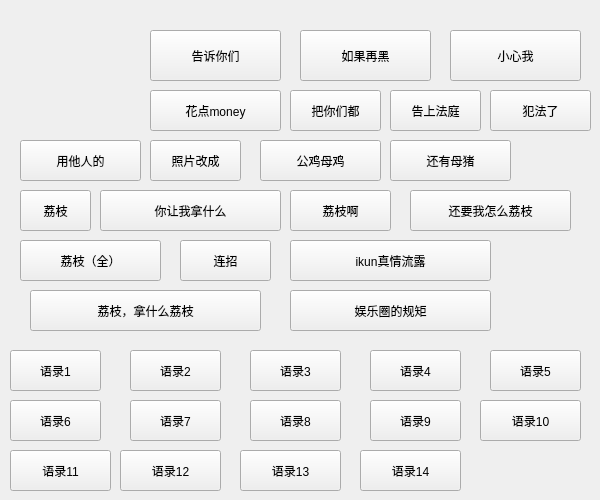
    <widget class="QWidget" name="Page3">
     <attribute name="title">
      <string>ikun语录</string>
     </attribute>
     <widget class="QPushButton" name="pushButton_p3_1">
      <property name="geometry">
       <rect>
        <x>150</x>
        <y>30</y>
        <width>131</width>
        <height>51</height>
       </rect>
      </property>
      <property name="styleSheet">
       <string notr="true">font: 16pt &quot;HYWenHei-85W&quot;;</string>
      </property>
      <property name="text">
       <string>告诉你们</string>
      </property>
     </widget>
     <widget class="QPushButton" name="pushButton_p3_2">
      <property name="geometry">
       <rect>
        <x>300</x>
        <y>30</y>
        <width>131</width>
        <height>51</height>
       </rect>
      </property>
      <property name="styleSheet">
       <string notr="true">font: 16pt &quot;HYWenHei-85W&quot;;</string>
      </property>
      <property name="text">
       <string>如果再黑</string>
      </property>
     </widget>
     <widget class="QPushButton" name="pushButton_p3_3">
      <property name="geometry">
       <rect>
        <x>450</x>
        <y>30</y>
        <width>131</width>
        <height>51</height>
       </rect>
      </property>
      <property name="styleSheet">
       <string notr="true">font: 16pt &quot;HYWenHei-85W&quot;;</string>
      </property>
      <property name="text">
       <string>小心我</string>
      </property>
     </widget>
     <widget class="QPushButton" name="pushButton_p3_4">
      <property name="geometry">
       <rect>
        <x>150</x>
        <y>90</y>
        <width>131</width>
        <height>41</height>
       </rect>
      </property>
      <property name="styleSheet">
       <string notr="true">font: 12pt &quot;HYWenHei-85W&quot;;</string>
      </property>
      <property name="text">
       <string>花点money</string>
      </property>
     </widget>
     <widget class="QPushButton" name="pushButton_p3_5">
      <property name="geometry">
       <rect>
        <x>290</x>
        <y>90</y>
        <width>91</width>
        <height>41</height>
       </rect>
      </property>
      <property name="styleSheet">
       <string notr="true">font: 12pt &quot;HYWenHei-85W&quot;;</string>
      </property>
      <property name="text">
       <string>把你们都</string>
      </property>
     </widget>
     <widget class="QPushButton" name="pushButton_p3_6">
      <property name="geometry">
       <rect>
        <x>390</x>
        <y>90</y>
        <width>91</width>
        <height>41</height>
       </rect>
      </property>
      <property name="styleSheet">
       <string notr="true">font: 12pt &quot;HYWenHei-85W&quot;;</string>
      </property>
      <property name="text">
       <string>告上法庭</string>
      </property>
     </widget>
     <widget class="QPushButton" name="pushButton_p3_7">
      <property name="geometry">
       <rect>
        <x>490</x>
        <y>90</y>
        <width>101</width>
        <height>41</height>
       </rect>
      </property>
      <property name="styleSheet">
       <string notr="true">font: 16pt &quot;HYWenHei-85W&quot;;</string>
      </property>
      <property name="text">
       <string>犯法了</string>
      </property>
     </widget>
     <widget class="QPushButton" name="pushButton_p3_8">
      <property name="geometry">
       <rect>
        <x>20</x>
        <y>140</y>
        <width>121</width>
        <height>41</height>
       </rect>
      </property>
      <property name="styleSheet">
       <string notr="true">font: 16pt &quot;HYWenHei-85W&quot;;</string>
      </property>
      <property name="text">
       <string>用他人的</string>
      </property>
     </widget>
     <widget class="QPushButton" name="pushButton_p3_9">
      <property name="geometry">
       <rect>
        <x>150</x>
        <y>140</y>
        <width>91</width>
        <height>41</height>
       </rect>
      </property>
      <property name="styleSheet">
       <string notr="true">font: 12pt &quot;HYWenHei-85W&quot;;</string>
      </property>
      <property name="text">
       <string>照片改成</string>
      </property>
     </widget>
     <widget class="QPushButton" name="pushButton_p3_10">
      <property name="geometry">
       <rect>
        <x>260</x>
        <y>140</y>
        <width>121</width>
        <height>41</height>
       </rect>
      </property>
      <property name="styleSheet">
       <string notr="true">font: 16pt &quot;HYWenHei-85W&quot;;</string>
      </property>
      <property name="text">
       <string>公鸡母鸡</string>
      </property>
     </widget>
     <widget class="QPushButton" name="pushButton_p3_11">
      <property name="geometry">
       <rect>
        <x>390</x>
        <y>140</y>
        <width>121</width>
        <height>41</height>
       </rect>
      </property>
      <property name="styleSheet">
       <string notr="true">font: 16pt &quot;HYWenHei-85W&quot;;</string>
      </property>
      <property name="text">
       <string>还有母猪</string>
      </property>
     </widget>
     <widget class="QPushButton" name="pushButton_p3_12">
      <property name="geometry">
       <rect>
        <x>20</x>
        <y>190</y>
        <width>71</width>
        <height>41</height>
       </rect>
      </property>
      <property name="styleSheet">
       <string notr="true">font: 16pt &quot;HYWenHei-85W&quot;;</string>
      </property>
      <property name="text">
       <string>荔枝</string>
      </property>
     </widget>
     <widget class="QPushButton" name="pushButton_p3_13">
      <property name="geometry">
       <rect>
        <x>100</x>
        <y>190</y>
        <width>181</width>
        <height>41</height>
       </rect>
      </property>
      <property name="styleSheet">
       <string notr="true">font: 16pt &quot;HYWenHei-85W&quot;;</string>
      </property>
      <property name="text">
       <string>你让我拿什么</string>
      </property>
     </widget>
     <widget class="QPushButton" name="pushButton_p3_14">
      <property name="geometry">
       <rect>
        <x>410</x>
        <y>190</y>
        <width>161</width>
        <height>41</height>
       </rect>
      </property>
      <property name="styleSheet">
       <string notr="true">font: 12pt &quot;HYWenHei-85W&quot;;</string>
      </property>
      <property name="text">
       <string>还要我怎么荔枝</string>
      </property>
     </widget>
     <widget class="QPushButton" name="pushButton_p3_15">
      <property name="geometry">
       <rect>
        <x>290</x>
        <y>190</y>
        <width>101</width>
        <height>41</height>
       </rect>
      </property>
      <property name="styleSheet">
       <string notr="true">font: 16pt &quot;HYWenHei-85W&quot;;</string>
      </property>
      <property name="text">
       <string>荔枝啊</string>
      </property>
     </widget>
     <widget class="QPushButton" name="pushButton_p3_16">
      <property name="geometry">
       <rect>
        <x>20</x>
        <y>240</y>
        <width>141</width>
        <height>41</height>
       </rect>
      </property>
      <property name="styleSheet">
       <string notr="true">font: 16pt &quot;HYWenHei-85W&quot;;</string>
      </property>
      <property name="text">
       <string>荔枝（全）</string>
      </property>
     </widget>
     <widget class="QPushButton" name="pushButton_p3_17">
      <property name="geometry">
       <rect>
        <x>180</x>
        <y>240</y>
        <width>91</width>
        <height>41</height>
       </rect>
      </property>
      <property name="styleSheet">
       <string notr="true">font: 20pt &quot;HYWenHei-85W&quot;;</string>
      </property>
      <property name="text">
       <string>连招</string>
      </property>
     </widget>
     <widget class="QPushButton" name="pushButton_p3_18">
      <property name="geometry">
       <rect>
        <x>290</x>
        <y>240</y>
        <width>201</width>
        <height>41</height>
       </rect>
      </property>
      <property name="styleSheet">
       <string notr="true">font: 16pt &quot;HYWenHei-85W&quot;;</string>
      </property>
      <property name="text">
       <string>ikun真情流露</string>
      </property>
     </widget>
     <widget class="QPushButton" name="pushButton_p3_19">
      <property name="geometry">
       <rect>
        <x>10</x>
        <y>350</y>
        <width>91</width>
        <height>41</height>
       </rect>
      </property>
      <property name="styleSheet">
       <string notr="true">font: 16pt &quot;HYWenHei-85W&quot;;</string>
      </property>
      <property name="text">
       <string>语录1</string>
      </property>
     </widget>
     <widget class="QPushButton" name="pushButton_p3_20">
      <property name="geometry">
       <rect>
        <x>130</x>
        <y>350</y>
        <width>91</width>
        <height>41</height>
       </rect>
      </property>
      <property name="styleSheet">
       <string notr="true">font: 16pt &quot;HYWenHei-85W&quot;;</string>
      </property>
      <property name="text">
       <string>语录2</string>
      </property>
     </widget>
     <widget class="QPushButton" name="pushButton_p3_21">
      <property name="geometry">
       <rect>
        <x>250</x>
        <y>350</y>
        <width>91</width>
        <height>41</height>
       </rect>
      </property>
      <property name="styleSheet">
       <string notr="true">font: 16pt &quot;HYWenHei-85W&quot;;</string>
      </property>
      <property name="text">
       <string>语录3</string>
      </property>
     </widget>
     <widget class="QPushButton" name="pushButton_p3_22">
      <property name="geometry">
       <rect>
        <x>370</x>
        <y>350</y>
        <width>91</width>
        <height>41</height>
       </rect>
      </property>
      <property name="styleSheet">
       <string notr="true">font: 16pt &quot;HYWenHei-85W&quot;;</string>
      </property>
      <property name="text">
       <string>语录4</string>
      </property>
     </widget>
     <widget class="QPushButton" name="pushButton_p3_23">
      <property name="geometry">
       <rect>
        <x>490</x>
        <y>350</y>
        <width>91</width>
        <height>41</height>
       </rect>
      </property>
      <property name="styleSheet">
       <string notr="true">font: 16pt &quot;HYWenHei-85W&quot;;</string>
      </property>
      <property name="text">
       <string>语录5</string>
      </property>
     </widget>
     <widget class="QPushButton" name="pushButton_p3_24">
      <property name="geometry">
       <rect>
        <x>10</x>
        <y>400</y>
        <width>91</width>
        <height>41</height>
       </rect>
      </property>
      <property name="styleSheet">
       <string notr="true">font: 16pt &quot;HYWenHei-85W&quot;;</string>
      </property>
      <property name="text">
       <string>语录6</string>
      </property>
     </widget>
     <widget class="QPushButton" name="pushButton_p3_25">
      <property name="geometry">
       <rect>
        <x>480</x>
        <y>400</y>
        <width>101</width>
        <height>41</height>
       </rect>
      </property>
      <property name="styleSheet">
       <string notr="true">font: 16pt &quot;HYWenHei-85W&quot;;</string>
      </property>
      <property name="text">
       <string>语录10</string>
      </property>
     </widget>
     <widget class="QPushButton" name="pushButton_p3_26">
      <property name="geometry">
       <rect>
        <x>130</x>
        <y>400</y>
        <width>91</width>
        <height>41</height>
       </rect>
      </property>
      <property name="styleSheet">
       <string notr="true">font: 16pt &quot;HYWenHei-85W&quot;;</string>
      </property>
      <property name="text">
       <string>语录7</string>
      </property>
     </widget>
     <widget class="QPushButton" name="pushButton_p3_27">
      <property name="geometry">
       <rect>
        <x>250</x>
        <y>400</y>
        <width>91</width>
        <height>41</height>
       </rect>
      </property>
      <property name="styleSheet">
       <string notr="true">font: 16pt &quot;HYWenHei-85W&quot;;</string>
      </property>
      <property name="text">
       <string>语录8</string>
      </property>
     </widget>
     <widget class="QPushButton" name="pushButton_p3_28">
      <property name="geometry">
       <rect>
        <x>370</x>
        <y>400</y>
        <width>91</width>
        <height>41</height>
       </rect>
      </property>
      <property name="styleSheet">
       <string notr="true">font: 16pt &quot;HYWenHei-85W&quot;;</string>
      </property>
      <property name="text">
       <string>语录9</string>
      </property>
     </widget>
     <widget class="QPushButton" name="pushButton_p3_29">
      <property name="geometry">
       <rect>
        <x>10</x>
        <y>450</y>
        <width>101</width>
        <height>41</height>
       </rect>
      </property>
      <property name="styleSheet">
       <string notr="true">font: 16pt &quot;HYWenHei-85W&quot;;</string>
      </property>
      <property name="text">
       <string>语录11</string>
      </property>
     </widget>
     <widget class="QPushButton" name="pushButton_p3_30">
      <property name="geometry">
       <rect>
        <x>120</x>
        <y>450</y>
        <width>101</width>
        <height>41</height>
       </rect>
      </property>
      <property name="styleSheet">
       <string notr="true">font: 16pt &quot;HYWenHei-85W&quot;;</string>
      </property>
      <property name="text">
       <string>语录12</string>
      </property>
     </widget>
     <widget class="QPushButton" name="pushButton_p3_31">
      <property name="geometry">
       <rect>
        <x>240</x>
        <y>450</y>
        <width>101</width>
        <height>41</height>
       </rect>
      </property>
      <property name="styleSheet">
       <string notr="true">font: 16pt &quot;HYWenHei-85W&quot;;</string>
      </property>
      <property name="text">
       <string>语录13</string>
      </property>
     </widget>
     <widget class="QPushButton" name="pushButton_p3_32">
      <property name="geometry">
       <rect>
        <x>360</x>
        <y>450</y>
        <width>101</width>
        <height>41</height>
       </rect>
      </property>
      <property name="styleSheet">
       <string notr="true">font: 16pt &quot;HYWenHei-85W&quot;;</string>
      </property>
      <property name="text">
       <string>语录14</string>
      </property>
     </widget>
     <widget class="QPushButton" name="pushButton_p3_33">
      <property name="geometry">
       <rect>
        <x>30</x>
        <y>290</y>
        <width>231</width>
        <height>41</height>
       </rect>
      </property>
      <property name="styleSheet">
       <string notr="true">font: 16pt &quot;HYWenHei-85W&quot;;</string>
      </property>
      <property name="text">
       <string>荔枝，拿什么荔枝</string>
      </property>
     </widget>
     <widget class="QPushButton" name="pushButton_p3_34">
      <property name="geometry">
       <rect>
        <x>290</x>
        <y>290</y>
        <width>201</width>
        <height>41</height>
       </rect>
      </property>
      <property name="styleSheet">
       <string notr="true">font: 16pt &quot;HYWenHei-85W&quot;;</string>
      </property>
      <property name="text">
       <string>娱乐圈的规矩</string>
      </property>
     </widget>
    </widget>
